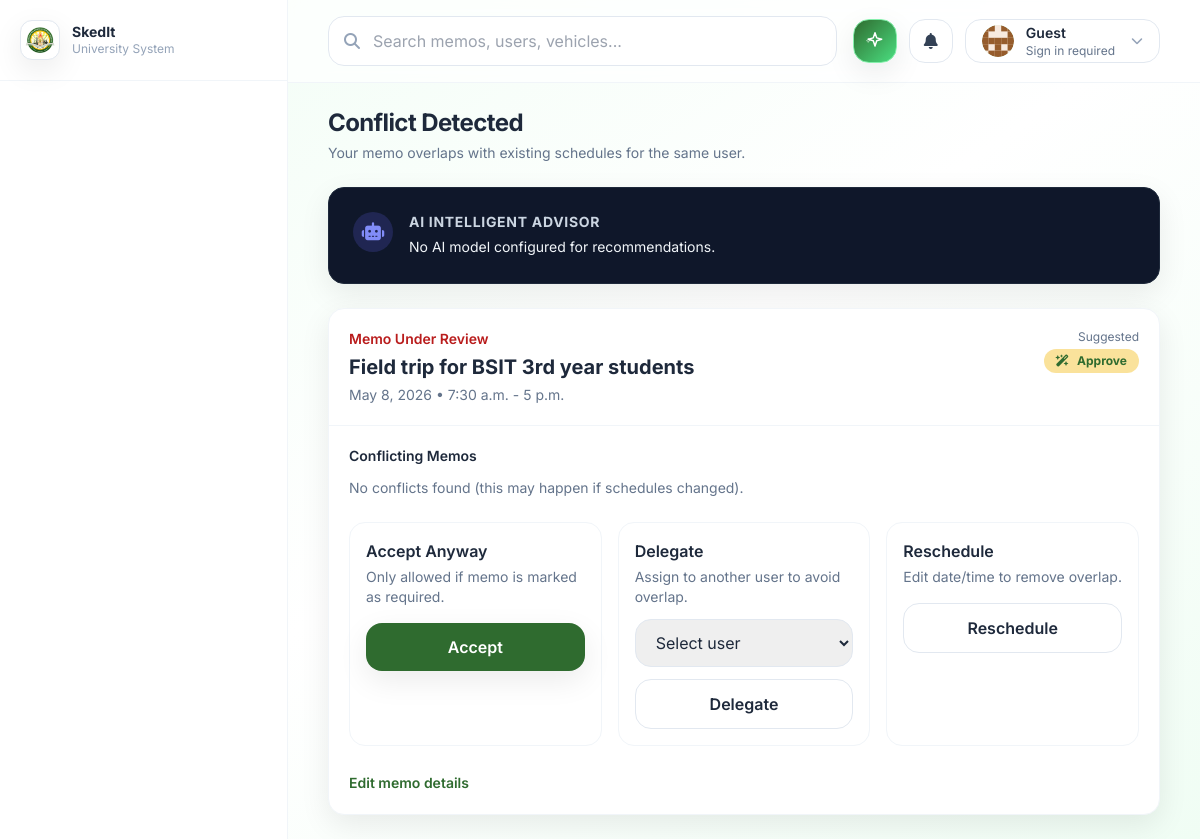
/memos/1/conflict/, run on the app's committed database.
### memos/models.py (models this page shows, shortened)
class Memo(models.Model):
    class Priority(models.TextChoices):
        LOW = "low", "Low"
        MEDIUM = "medium", "Medium"
        HIGH = "high", "High"
    class Status(models.TextChoices):
        DRAFT = "draft", "Draft"
        PENDING = "pending", "Pending"
        APPROVED = "approved", "Approved"
        REJECTED = "rejected", "Rejected"
        DELEGATED = "delegated", "Delegated"
        CONFLICT = "conflict", "Conflict"
    class Category(models.TextChoices):
        UNIVERSITY = "university", "University-wide"
        DEPARTMENT = "department", "Departmental"
        PERSONAL = "personal", "Personal/Individual"
    title = models.CharField(max_length=200)
    description = models.TextField(blank=True)
    created_by = models.ForeignKey(
        settings.AUTH_USER_MODEL,
        on_delete=models.SET_NULL,
        null=True,
        blank=True,
        related_name="created_memos",
    )
    assigned_user = models.ForeignKey(
        settings.AUTH_USER_MODEL, on_delete=models.CASCADE, related_name="memos"
    )
    date = models.DateField()
    start_time = models.TimeField()
    end_time = models.TimeField()
    venue = models.CharField(max_length=255, blank=True)
    destination = models.CharField(max_length=255, blank=True)
    priority = models.CharField(max_length=10, choices=Priority.choices, default=Priority.MEDIUM)
    required = models.BooleanField(default=False)
    category = models.CharField(max_length=20, choices=Category.choices, default=Category.DEPARTMENT)
    status = models.CharField(max_length=15, choices=Status.choices, default=Status.PENDING)
    delegated_to = models.ForeignKey(
        settings.AUTH_USER_MODEL,
        on_delete=models.SET_NULL,
        null=True,
        blank=True,
        related_name="delegated_memos",
    )
    created_at = models.DateTimeField(default=timezone.now, editable=False)
    updated_at = models.DateTimeField(auto_now=True)
    class Meta:
        ordering = ["-date", "start_time"]
        indexes = [
            models.Index(fields=["assigned_user", "date", "start_time", "end_time"]),
        ]
    def conflicts_queryset(self):
        qs = Memo.objects.filter(assigned_user=self.assigned_user, date=self.date)
        if self.pk:
            qs = qs.exclude(pk=self.pk)
        return qs.filter(Q(start_time__lt=self.end_time) & Q(end_time__gt=self.start_time))
    def has_conflicts(self) -> bool:
        return self.conflicts_queryset().exists()
    def suggested_decision(self) -> str:
        if not self.has_conflicts():
            return "approve"

### memos/views.py (the view)
# urls.py: path("memos/<int:pk>/conflict/", views.memo_conflict, name="memo_conflict"),
def memo_conflict(request, pk: int):
    memo = get_object_or_404(Memo, pk=pk)
    conflicts = memo.conflicts_queryset()
    suggestion = memo.suggested_decision()
    ai_recommendation = get_scheduling_recommendation({
        'title': memo.title,
        'date': str(memo.date),
        'start_time': str(memo.start_time),
        'end_time': str(memo.end_time),
        'venue': memo.venue,
        'priority': memo.priority,
    }, conflicts)
    users = User.objects.all().order_by("username")
    return render(
        request,
        "memos/memo_conflict.html",
        {
            "memo": memo,
            "conflicts": conflicts,
            "suggestion": suggestion,
            "ai_recommendation": ai_recommendation,
            "users": users
        },
    )

### memotrack/ai_utils.py (called while the page is built, shortened)
def get_gemini_model(json_mode=False):
    api_key = getattr(settings, "GEMINI_API_KEY", None)
    if not api_key:
        return None
    genai.configure(api_key=api_key)
    config = {}
    if json_mode:
        config["response_mime_type"] = "application/json"
    return genai.GenerativeModel(
        model_name="gemini-2.5-flash",
        generation_config=config if config else None
    )

def get_scheduling_recommendation(memo_data, conflicts):
    model = get_gemini_model(json_mode=False)
    if not model:
        return "No AI model configured for recommendations."

### notifications/context_processors.py (called while the page is built, shortened)
def unread_notifications(request):
    user = getattr(request, "user", None)
    if not user or not getattr(user, "is_authenticated", False):
        return {
            "unread_notifications_count": 0,
            "recent_notifications": [],
        }

### memos/templates/memos/memo_conflict.html (shortened to what this page needs)
{% extends "base.html" %}
{% block content %}
<div x-data="{open:true}">
  <div class="flex items-center justify-between gap-4">
    <div>
      <h1 class="text-2xl font-bold tracking-tight">Conflict Detected</h1>
      <p class="text-sm text-slate-500 mt-1">Your memo overlaps with existing schedules for the same user.</p>
    </div>
  </div>
  {% if ai_recommendation %}
  <div class="mt-6 p-6 rounded-2xl bg-slate-900 border border-slate-800 shadow-soft text-slate-100 flex items-start gap-4">
    <div class="h-10 w-10 shrink-0 rounded-full bg-indigo-500/20 flex items-center justify-center text-indigo-400">
      <i class="fa-solid fa-robot text-lg"></i>
    </div>
    <div>
      <h3 class="text-sm font-bold text-slate-300 uppercase tracking-wider mb-1">AI Intelligent Advisor</h3>
      <p class="text-sm leading-relaxed text-slate-100">{{ ai_recommendation }}</p>
    </div>
  </div>
  {% endif %}
  <div x-show="open" class="mt-6">
    <div class="rounded-2xl bg-white border border-slate-100 shadow-soft overflow-hidden">
      <div class="p-5 border-b border-slate-100 flex items-start justify-between gap-6">
        <div>
          <div class="text-sm font-semibold text-red-700">Memo Under Review</div>
          <div class="text-xl font-bold mt-1">{{ memo.title }}</div>
          <div class="text-sm text-slate-500 mt-1">{{ memo.date }} • {{ memo.start_time }} - {{ memo.end_time }}</div>
        </div>
        <div class="text-right">
          <div class="text-xs text-slate-500">Suggested</div>
          <div class="mt-1 inline-flex items-center gap-2 px-3 py-1 rounded-full bg-uniGold/40 text-uniGreen text-xs font-bold">
            <i class="fa-solid fa-wand-magic-sparkles"></i>
            <span>{{ suggestion|title }}</span>
          </div>
        </div>
      </div>
      <div class="p-5">
        <div class="text-sm font-semibold">Conflicting Memos</div>
        <div class="mt-3 space-y-3">
          {% for c in conflicts %}
            <div class="p-4 rounded-2xl border border-slate-100 bg-red-50/40">
              <div class="flex items-start justify-between gap-4">
                <div>
                  <div class="font-semibold">{{ c.title }}</div>
                  <div class="text-sm text-slate-600 mt-1">{{ c.date }} • {{ c.start_time }} - {{ c.end_time }}</div>
                </div>
                <span class="px-3 py-1 rounded-full text-xs font-semibold bg-slate-100 text-slate-700">{{ c.get_priority_display }}</span>
              </div>
            </div>
          {% empty %}
            <div class="text-sm text-slate-500">No conflicts found (this may happen if schedules changed).</div>
          {% endfor %}
        </div>
        <div class="mt-6 grid grid-cols-1 lg:grid-cols-3 gap-4">
          <form method="post" action="{% url 'memos:memo_conflict_accept' memo.pk %}" class="rounded-2xl border border-slate-100 p-4 bg-white">
            <div class="font-semibold">Accept Anyway</div>
            <div class="text-sm text-slate-500 mt-1">Only allowed if memo is marked as required.</div>
            <button class="mt-4 w-full px-4 py-3 rounded-2xl bg-uniGreen text-white font-semibold shadow-soft hover:opacity-95 transition" type="submit">Accept</button>
          </form>
          <form method="post" action="{% url 'memos:memo_conflict_delegate' memo.pk %}" class="rounded-2xl border border-slate-100 p-4 bg-white">
            <div class="font-semibold">Delegate</div>
            <div class="text-sm text-slate-500 mt-1">Assign to another user to avoid overlap.</div>
            <select name="delegated_to" class="mt-3 w-full px-4 py-3 rounded-2xl border border-slate-200 focus:outline-none focus:ring-2 focus:ring-uniGold/50 focus:border-uniGold transition">
              <option value="">Select user</option>
            </select>
            <button class="mt-3 w-full px-4 py-3 rounded-2xl bg-white border border-slate-200 font-semibold hover:border-uniGold transition" type="submit">Delegate</button>
          </form>
          <form method="post" action="{% url 'memos:memo_conflict_reschedule' memo.pk %}" class="rounded-2xl border border-slate-100 p-4 bg-white">
            <div class="font-semibold">Reschedule</div>
            <div class="text-sm text-slate-500 mt-1">Edit date/time to remove overlap.</div>
            <button class="mt-4 w-full px-4 py-3 rounded-2xl bg-white border border-slate-200 font-semibold hover:border-uniGold transition" type="submit">Reschedule</button>
          </form>
        </div>
        <div class="mt-6">
          <a href="{% url 'memos:memo_edit' memo.pk %}" class="text-sm font-semibold text-uniGreen hover:underline">Edit memo details</a>
        </div>
      </div>
    </div>
  </div>
</div>
{% endblock %}

### templates/base.html (style rules this page uses)
html, body { font-family: Inter, system-ui, -apple-system, Segoe UI, Roboto, Arial, sans-serif; height: 100%; margin: 0; }

### data on the page
Memo: title "Field trip for BSIT 3rd year students", date "May 8, 2026", start_time "7:30 a.m.", end_time "5 p.m."

### other printed values
{{ ai_recommendation }} "No AI model configured for recommendations."
{{ suggestion|title }} "Approve"
